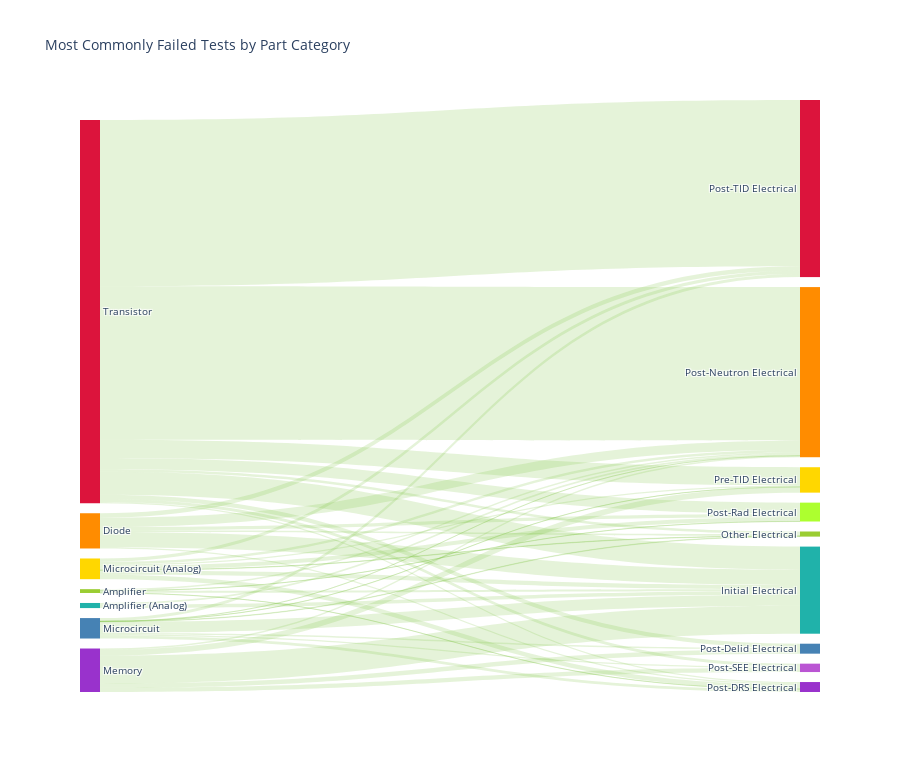

Notebook code for this chart:
### Code cell
# Nodes & links
nodes = [['ID', 'Label', 'Color'],
        [0,'Transistor', 'crimson'],
        [1,'Memory','darkorchid'],
        [2,'Diode','darkorange'],
        [3,'Microcircuit','steelblue'],
        [4,'Microcircuit (Analog)','gold'],
        [5,'Amplifier','yellowgreen'],
        [6,'Amplifier (Analog)','lightseagreen'],
        [7,'Post-TID Electrical','crimson'],
        [8,'Post-Neutron Electrical','darkorange'],
        [9,'Initial Electrical','lightseagreen'],
        [10,'Pre-TID Electrical','gold'],
        [11,'Post-Rad Electrical','greenyellow'],
        [12,'Post-DRS Electrical','darkorchid'],
        [13,'Post-Delid Electrical','steelblue'],
        [14,'Post-SEE Electrical','mediumorchid'],
        [15,'Other Electrical','yellowgreen']]

links = [['Source','Target','Value','Link Color'],

        # Transistor
        [0,7,1269,'rgba(127, 194, 65, 0.2)'],
        [0,8,1173,'rgba(127, 194, 65, 0.2)'],
        [0,9,176,'rgba(127, 194, 65, 0.2)'],
        [0,10,139,'rgba(127, 194, 65, 0.2)'],
        [0,11,86,'rgba(127, 194, 65, 0.2)'],
        [0,13,31,'rgba(127, 194, 65, 0.2)'],
        [0,14,23,'rgba(127, 194, 65, 0.2)'],
        [0,15,19,'rgba(127, 194, 65, 0.2)'],
        [0,12,10,'rgba(127, 194, 65, 0.2)'],

        # Memory
        [1,9,213,'rgba(127, 194, 65, 0.2)'],
        [1,10,43,'rgba(127, 194, 65, 0.2)'],
        [1,13,33,'rgba(127, 194, 65, 0.2)'],
        [1,14,32,'rgba(127, 194, 65, 0.2)'],
        [1,8,11,'rgba(127, 194, 65, 0.2)'],

        # Diode
        [2,9,117,'rgba(127, 194, 65, 0.2)'],
        [2,8,70,'rgba(127, 194, 65, 0.2)'],
        [2,7,34,'rgba(127, 194, 65, 0.2)'],
        [2,11,25,'rgba(127, 194, 65, 0.2)'],
        [2,15,14,'rgba(127, 194, 65, 0.2)'],
        [2,12,9,'rgba(127, 194, 65, 0.2)'],

        # Microcircuit
        [3,9,84,'rgba(127, 194, 65, 0.2)'],
        [3,7,24,'rgba(127, 194, 65, 0.2)'],
        [3,12,22,'rgba(127, 194, 65, 0.2)'],
        [3,13,12,'rgba(127, 194, 65, 0.2)'],
        [3,14,9,'rgba(127, 194, 65, 0.2)'],
        [3,15,3,'rgba(127, 194, 65, 0.2)'],
        [3,8,1,'rgba(127, 194, 65, 0.2)'],
        [3,10,1,'rgba(127, 194, 65, 0.2)'],

        # Microcircuit (Analog)
        [4,12,34,'rgba(127, 194, 65, 0.2)'],
        [4,9,33,'rgba(127, 194, 65, 0.2)'],
        [4,11,32,'rgba(127, 194, 65, 0.2)'],
        [4,7,25,'rgba(127, 194, 65, 0.2)'],
        [4,8,20,'rgba(127, 194, 65, 0.2)'],
        [4,10,11,'rgba(127, 194, 65, 0.2)'],
        [4,15,3,'rgba(127, 194, 65, 0.2)'],

        # Amplifier
        [5,9,15,'rgba(127, 194, 65, 0.2)'],
        [5,8,12,'rgba(127, 194, 65, 0.2)'],
        [5,11,1,'rgba(127, 194, 65, 0.2)'],
        [5,12,1,'rgba(127, 194, 65, 0.2)'],
        
        # Amplifier (Analog)
        [6,9,27,'rgba(127, 194, 65, 0.2)'],
        [6,8,12,'rgba(127, 194, 65, 0.2)']]


# Retrieve headers and build dataframes
nodes_headers = nodes.pop(0)
links_headers = links.pop(0)
df_nodes = pd.DataFrame(nodes, columns = nodes_headers)
df_links = pd.DataFrame(links, columns = links_headers)

# Sankey plot setup
data_trace = dict(
    type='sankey',
    domain = dict(
      x =  [0,1],
      y =  [0,1]
    ),
    orientation = "h",
    valueformat = ".0f",
    node = dict(
      pad = 10,
    # thickness = 30,
      line = dict(
        color = "black",
        width = 0
      ),
      label =  df_nodes['Label'].dropna(axis=0, how='any'),
      color = df_nodes['Color']
    ),
    link = dict(
      source = df_links['Source'].dropna(axis=0, how='any'),
      target = df_links['Target'].dropna(axis=0, how='any'),
      value = df_links['Value'].dropna(axis=0, how='any'),
      color = df_links['Link Color'].dropna(axis=0, how='any'),
  )
)

layout = dict(
    title = "Most Commonly Failed Tests by Part Category",
    height = 772,
    font = dict(
      size = 10),)

fig = go.Figure(dict(data=[data_trace], layout=layout))
iplot(fig, validate=False)

### Figure 1 — Plotly figure (JSON) as saved in the notebook; plotly's stock layout.template omitted (floating-point values rounded to 4 significant figures)
{"data": [{"domain": {"x": [0, 1], "y": [0, 1]}, "link": {"color": ["rgba(127, 194, 65, 0.2)", "rgba(127, 194, 65, 0.2)", "rgba(127, 194, 65, 0.2)", "rgba(127, 194, 65, 0.2)", "rgba(127, 194, 65, 0.2)", "rgba(127, 194, 65, 0.2)", "rgba(127, 194, 65, 0.2)", "rgba(127, 194, 65, 0.2)", "rgba(127, 194, 65, 0.2)", "rgba(127, 194, 65, 0.2)", "rgba(127, 194, 65, 0.2)", "rgba(127, 194, 65, 0.2)", "rgba(127, 194, 65, 0.2)", "rgba(127, 194, 65, 0.2)", "rgba(127, 194, 65, 0.2)", "rgba(127, 194, 65, 0.2)", "rgba(127, 194, 65, 0.2)", "rgba(127, 194, 65, 0.2)", "rgba(127, 194, 65, 0.2)", "rgba(127, 194, 65, 0.2)", "rgba(127, 194, 65, 0.2)", "rgba(127, 194, 65, 0.2)", "rgba(127, 194, 65, 0.2)", "rgba(127, 194, 65, 0.2)", "rgba(127, 194, 65, 0.2)", "rgba(127, 194, 65, 0.2)", "rgba(127, 194, 65, 0.2)", "rgba(127, 194, 65, 0.2)", "rgba(127, 194, 65, 0.2)", "rgba(127, 194, 65, 0.2)", "rgba(127, 194, 65, 0.2)", "rgba(127, 194, 65, 0.2)", "rgba(127, 194, 65, 0.2)", "rgba(127, 194, 65, 0.2)", "rgba(127, 194, 65, 0.2)", "rgba(127, 194, 65, 0.2)", "rgba(127, 194, 65, 0.2)", "rgba(127, 194, 65, 0.2)", "rgba(127, 194, 65, 0.2)", "rgba(127, 194, 65, 0.2)", "rgba(127, 194, 65, 0.2)"], "source": [0, 0, 0, 0, 0, 0, 0, 0, 0, 1, 1, 1, 1, 1, 2, 2, 2, 2, 2, 2, 3, 3, 3, 3, 3, 3, 3, 3, 4, 4, 4, 4, 4, 4, 4, 5, 5, 5, 5, 6, 6], "target": [7, 8, 9, 10, 11, 13, 14, 15, 12, 9, 10, 13, 14, 8, 9, 8, 7, 11, 15, 12, 9, 7, 12, 13, 14, 15, 8, 10, 12, 9, 11, 7, 8, 10, 15, 9, 8, 11, 12, 9, 8], "value": [1269, 1173, 176, 139, 86, 31, 23, 19, 10, 213, 43, 33, 32, 11, 117, 70, 34, 25, 14, 9, 84, 24, 22, 12, 9, 3, 1, 1, 34, 33, 32, 25, 20, 11, 3, 15, 12, 1, 1, 27, 12]}, "node": {"color": ["crimson", "darkorchid", "darkorange", "steelblue", "gold", "yellowgreen", "lightseagreen", "crimson", "darkorange", "lightseagreen", "gold", "greenyellow", "darkorchid", "steelblue", "mediumorchid", "yellowgreen"], "label": ["Transistor", "Memory", "Diode", "Microcircuit", "Microcircuit (Analog)", "Amplifier", "Amplifier (Analog)", "Post-TID Electrical", "Post-Neutron Electrical", "Initial Electrical", "Pre-TID Electrical", "Post-Rad Electrical", "Post-DRS Electrical", "Post-Delid Electrical", "Post-SEE Electrical", "Other Electrical"], "line": {"color": "black", "width": 0}, "pad": 10}, "orientation": "h", "type": "sankey", "valueformat": ".0f"}], "layout": {"font": {"size": 10}, "height": 772, "title": {"text": "Most Commonly Failed Tests by Part Category"}}}
